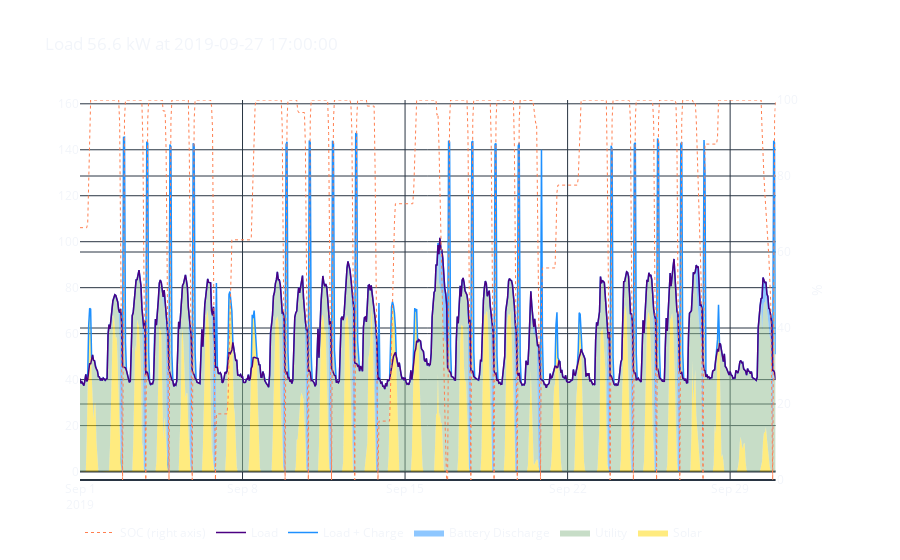

Notebook code for this chart:
### Markdown cell above
## Perfect

### Code cell
load_at_peak = dispatch_perfect.loc[t_peak,'grid']

f = plotly_stacked(dispatch_perfect.loc[f'2019-{month}'],#[begin:end],
                    solar='pv',
                    load='load',
                    load_forecast='load_forecast',
                    batt='batt',
                    utility='grid',
                    soc='soc',
                    theme='plotly_dark',
                    title=f'Load {load_at_peak:.1f} kW at {t_peak}')

### Figure 1 — Plotly figure (JSON) as saved in the notebook; plotly's stock layout.template omitted (floating-point values rounded to 4 significant figures; data arrays with more than 128 entries replaced by an {"elided": "..."} marker saying what was removed)
{"data": [{"line": {"color": "gold", "width": 0}, "mode": "lines", "name": "Solar", "stackgroup": "one", "type": "scatter", "x": {"elided": "720 str values"}, "xaxis": "x", "y": {"elided": "720 float values"}, "yaxis": "y"}, {"line": {"color": "darkseagreen", "width": 0}, "mode": "lines", "name": "Utility", "stackgroup": "one", "type": "scatter", "x": {"elided": "720 str values"}, "xaxis": "x", "y": {"elided": "720 float values"}, "yaxis": "y"}, {"line": {"color": "dodgerblue", "width": 0}, "mode": "lines", "name": "Battery Discharge", "stackgroup": "one", "type": "scatter", "x": {"elided": "720 str values"}, "xaxis": "x", "y": {"elided": "720 float values"}, "yaxis": "y"}, {"line": {"color": "dodgerblue", "width": 1.5}, "mode": "lines", "name": "Load + Charge", "type": "scatter", "x": {"elided": "720 str values"}, "xaxis": "x", "y": {"elided": "720 float values"}, "yaxis": "y"}, {"line": {"color": "indigo", "width": 1.5}, "mode": "lines", "name": "Load", "type": "scatter", "x": {"elided": "720 str values"}, "xaxis": "x", "y": {"elided": "720 float values"}, "yaxis": "y"}, {"line": {"color": "coral", "dash": "dot", "width": 1}, "mode": "lines", "name": "SOC (right axis)", "type": "scatter", "x": {"elided": "720 str values"}, "xaxis": "x", "y": {"elided": "720 float values"}, "yaxis": "y2"}], "layout": {"hovermode": "x", "legend": {"orientation": "h", "traceorder": "reversed"}, "paper_bgcolor": "rgba(0,0,0,0)", "plot_bgcolor": "rgba(0,0,0,0)", "title": {"text": "Load 56.6 kW at 2019-09-27 17:00:00"}, "xaxis": {"anchor": "y", "domain": [0, 0.94]}, "yaxis": {"anchor": "x", "domain": [0, 1], "range": [-3.674, 161.7]}, "yaxis2": {"anchor": "x", "overlaying": "y", "range": [0, 100], "side": "right", "title": {"text": "%"}}}}
